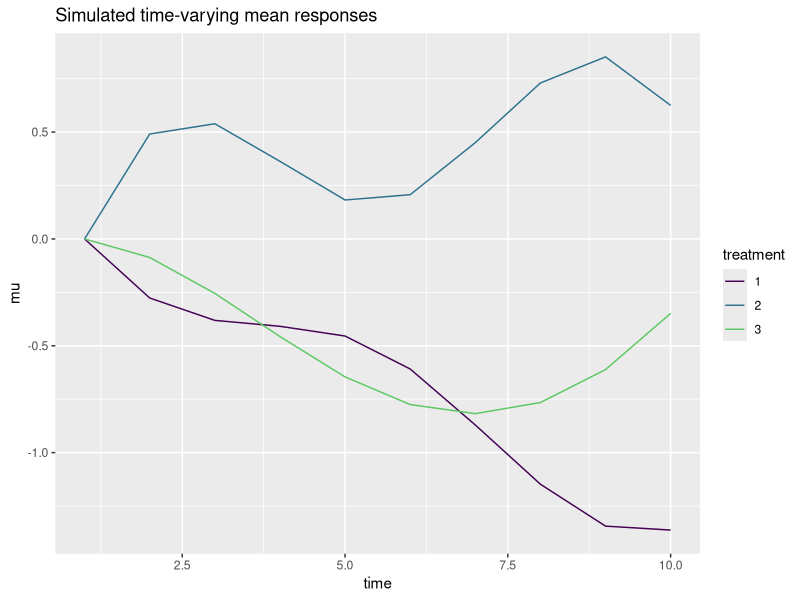
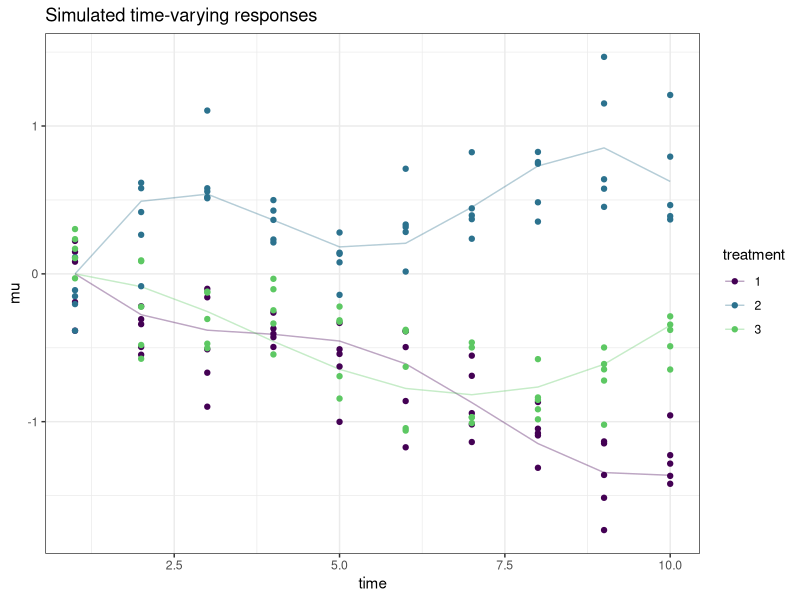

Here is the R script that generated these plots, in order: (Note: this script raises an error after producing the figures.)
library(tidyverse)
library(splines)

set.seed(11)
n_time      <- 10
n_treatment <- 3
n_reps      <- 5
## spline degrees of freedom
## controls "wigglieness" of the response
df          <- 4

time      <- 1:n_time
treatment <- 1:n_treatment

## basis expansion over time that allows for smooth functional response
X_bs <- bs(time, df = df)
## beta parameters
## each treatment gets a different set of parameters
beta <- matrix(rnorm(df * n_treatment), df, n_treatment)

## mean time-varying response within each group
mu <- X_bs %*% beta

dat_mu <- data.frame(
    mu        = c(mu),
    time      = rep(1:n_time, times = n_treatment),
    treatment = factor(rep(1:n_treatment, each = n_time))
)
dat_mu %>%
    ggplot(aes(x = time, y = mu, group = treatment, color = treatment)) +
    geom_line() +
    scale_color_viridis_d(end = 0.75) +
    ggtitle("Simulated time-varying mean responses")

## measurement/individual response processes
## can make this more specific to the model as needed
sigma <- 0.25

##
## generate the data
##

y <- array(NA, dim = c(n_time, n_treatment, n_reps))
dimnames(y) <- list(
    time       = 1:n_time,
    treatment  = 1:n_treatment,
    individual = 1:n_reps
)

for (i in 1:n_reps) {
    y[, , i] <- mu + matrix(rnorm(n_time * n_treatment, 0, sigma), n_time, n_treatment)
}

## convert to a data.frame for plotting
dat <- as.data.frame.table(y, responseName = "y")
dat$time <- as.numeric(dat$time)

## merge in the mean response mu
dat <- merge(dat, dat_mu)

dat %>%
    ggplot(aes(x = time, y = mu, group = treatment, color = treatment)) +
    geom_line(alpha = 0.35) +
    scale_color_viridis_d(end = 0.75) +
    ggtitle("Simulated time-varying responses") +
    geom_point(aes(x = time, y = y, color = treatment)) +
    theme_bw()


fit <- stan_gamm4(y ~ s(time, treatment), data = dat)

plot_nonlinear(fit, smooths = "s(treatment)")
